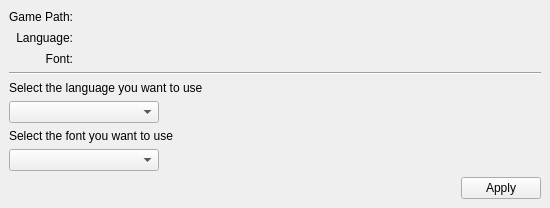
<?xml version="1.0" encoding="UTF-8"?>
<ui version="4.0">
 <class>MainWindow</class>
 <widget class="QMainWindow" name="MainWindow">
  <property name="geometry">
   <rect>
    <x>0</x>
    <y>0</y>
    <width>550</width>
    <height>208</height>
   </rect>
  </property>
  <property name="sizePolicy">
   <sizepolicy hsizetype="Minimum" vsizetype="Minimum">
    <horstretch>0</horstretch>
    <verstretch>0</verstretch>
   </sizepolicy>
  </property>
  <property name="minimumSize">
   <size>
    <width>550</width>
    <height>208</height>
   </size>
  </property>
  <property name="maximumSize">
   <size>
    <width>550</width>
    <height>208</height>
   </size>
  </property>
  <property name="windowTitle">
   <string>Grim Dawn Configure</string>
  </property>
  <property name="windowIcon">
   <iconset>
    <normaloff>GrimDawn.ico</normaloff>GrimDawn.ico</iconset>
  </property>
  <widget class="QWidget" name="centralwidget">
   <layout class="QGridLayout" name="gridLayout_2">
    <item row="0" column="0">
     <layout class="QGridLayout" name="gridLayout">
      <item row="0" column="1">
       <widget class="QLabel" name="label_GamePath">
        <property name="sizePolicy">
         <sizepolicy hsizetype="MinimumExpanding" vsizetype="Minimum">
          <horstretch>0</horstretch>
          <verstretch>0</verstretch>
         </sizepolicy>
        </property>
        <property name="text">
         <string notr="true"/>
        </property>
       </widget>
      </item>
      <item row="2" column="0">
       <widget class="QLabel" name="label_FontLabel">
        <property name="text">
         <string>Font:</string>
        </property>
        <property name="alignment">
         <set>Qt::AlignRight|Qt::AlignTrailing|Qt::AlignVCenter</set>
        </property>
       </widget>
      </item>
      <item row="1" column="1">
       <widget class="QLabel" name="label_Language">
        <property name="sizePolicy">
         <sizepolicy hsizetype="MinimumExpanding" vsizetype="Minimum">
          <horstretch>0</horstretch>
          <verstretch>0</verstretch>
         </sizepolicy>
        </property>
        <property name="text">
         <string notr="true"/>
        </property>
       </widget>
      </item>
      <item row="0" column="0">
       <widget class="QLabel" name="label_GamePathLabel">
        <property name="sizePolicy">
         <sizepolicy hsizetype="Minimum" vsizetype="Minimum">
          <horstretch>0</horstretch>
          <verstretch>0</verstretch>
         </sizepolicy>
        </property>
        <property name="text">
         <string>Game Path:</string>
        </property>
        <property name="alignment">
         <set>Qt::AlignRight|Qt::AlignTrailing|Qt::AlignVCenter</set>
        </property>
       </widget>
      </item>
      <item row="2" column="1">
       <widget class="QLabel" name="label_Font">
        <property name="text">
         <string/>
        </property>
       </widget>
      </item>
      <item row="1" column="0">
       <widget class="QLabel" name="label_LanguageLabel">
        <property name="sizePolicy">
         <sizepolicy hsizetype="Minimum" vsizetype="Minimum">
          <horstretch>0</horstretch>
          <verstretch>0</verstretch>
         </sizepolicy>
        </property>
        <property name="text">
         <string>Language:</string>
        </property>
        <property name="alignment">
         <set>Qt::AlignRight|Qt::AlignTrailing|Qt::AlignVCenter</set>
        </property>
       </widget>
      </item>
     </layout>
    </item>
    <item row="1" column="0">
     <widget class="Line" name="line">
      <property name="orientation">
       <enum>Qt::Horizontal</enum>
      </property>
     </widget>
    </item>
    <item row="2" column="0">
     <layout class="QVBoxLayout" name="verticalLayout_Configure">
      <item>
       <widget class="QLabel" name="label_SelectLanguage">
        <property name="text">
         <string>Select the language you want to use</string>
        </property>
       </widget>
      </item>
      <item>
       <layout class="QHBoxLayout" name="horizontalLayout_Languages">
        <item>
         <widget class="QComboBox" name="comboBox_Languages">
          <property name="sizePolicy">
           <sizepolicy hsizetype="Preferred" vsizetype="Fixed">
            <horstretch>0</horstretch>
            <verstretch>0</verstretch>
           </sizepolicy>
          </property>
          <property name="minimumSize">
           <size>
            <width>150</width>
            <height>0</height>
           </size>
          </property>
          <property name="focusPolicy">
           <enum>Qt::NoFocus</enum>
          </property>
          <property name="sizeAdjustPolicy">
           <enum>QComboBox::AdjustToContents</enum>
          </property>
         </widget>
        </item>
        <item>
         <spacer name="horizontalSpacer_Languages">
          <property name="orientation">
           <enum>Qt::Horizontal</enum>
          </property>
          <property name="sizeHint" stdset="0">
           <size>
            <width>40</width>
            <height>20</height>
           </size>
          </property>
         </spacer>
        </item>
       </layout>
      </item>
      <item>
       <widget class="QLabel" name="label_SelectFont">
        <property name="text">
         <string>Select the font you want to use</string>
        </property>
       </widget>
      </item>
      <item>
       <layout class="QHBoxLayout" name="horizontalLayout_Fonts">
        <item>
         <widget class="QComboBox" name="comboBox_Fonts">
          <property name="minimumSize">
           <size>
            <width>150</width>
            <height>0</height>
           </size>
          </property>
          <property name="focusPolicy">
           <enum>Qt::NoFocus</enum>
          </property>
          <property name="sizeAdjustPolicy">
           <enum>QComboBox::AdjustToContents</enum>
          </property>
         </widget>
        </item>
        <item>
         <spacer name="horizontalSpacer_Fonts">
          <property name="orientation">
           <enum>Qt::Horizontal</enum>
          </property>
          <property name="sizeHint" stdset="0">
           <size>
            <width>40</width>
            <height>20</height>
           </size>
          </property>
         </spacer>
        </item>
       </layout>
      </item>
     </layout>
    </item>
    <item row="3" column="0">
     <layout class="QHBoxLayout" name="horizontalLayout_Apply">
      <item>
       <widget class="QLabel" name="label_Messages">
        <property name="text">
         <string/>
        </property>
       </widget>
      </item>
      <item>
       <spacer name="horizontalSpacer_Apply">
        <property name="orientation">
         <enum>Qt::Horizontal</enum>
        </property>
        <property name="sizeHint" stdset="0">
         <size>
          <width>40</width>
          <height>20</height>
         </size>
        </property>
       </spacer>
      </item>
      <item>
       <widget class="QPushButton" name="pushButton_Apply">
        <property name="focusPolicy">
         <enum>Qt::NoFocus</enum>
        </property>
        <property name="text">
         <string>Apply</string>
        </property>
       </widget>
      </item>
     </layout>
    </item>
   </layout>
  </widget>
 </widget>
 <tabstops>
  <tabstop>pushButton_Apply</tabstop>
  <tabstop>comboBox_Languages</tabstop>
  <tabstop>comboBox_Fonts</tabstop>
 </tabstops>
 <resources/>
 <connections/>
</ui>
